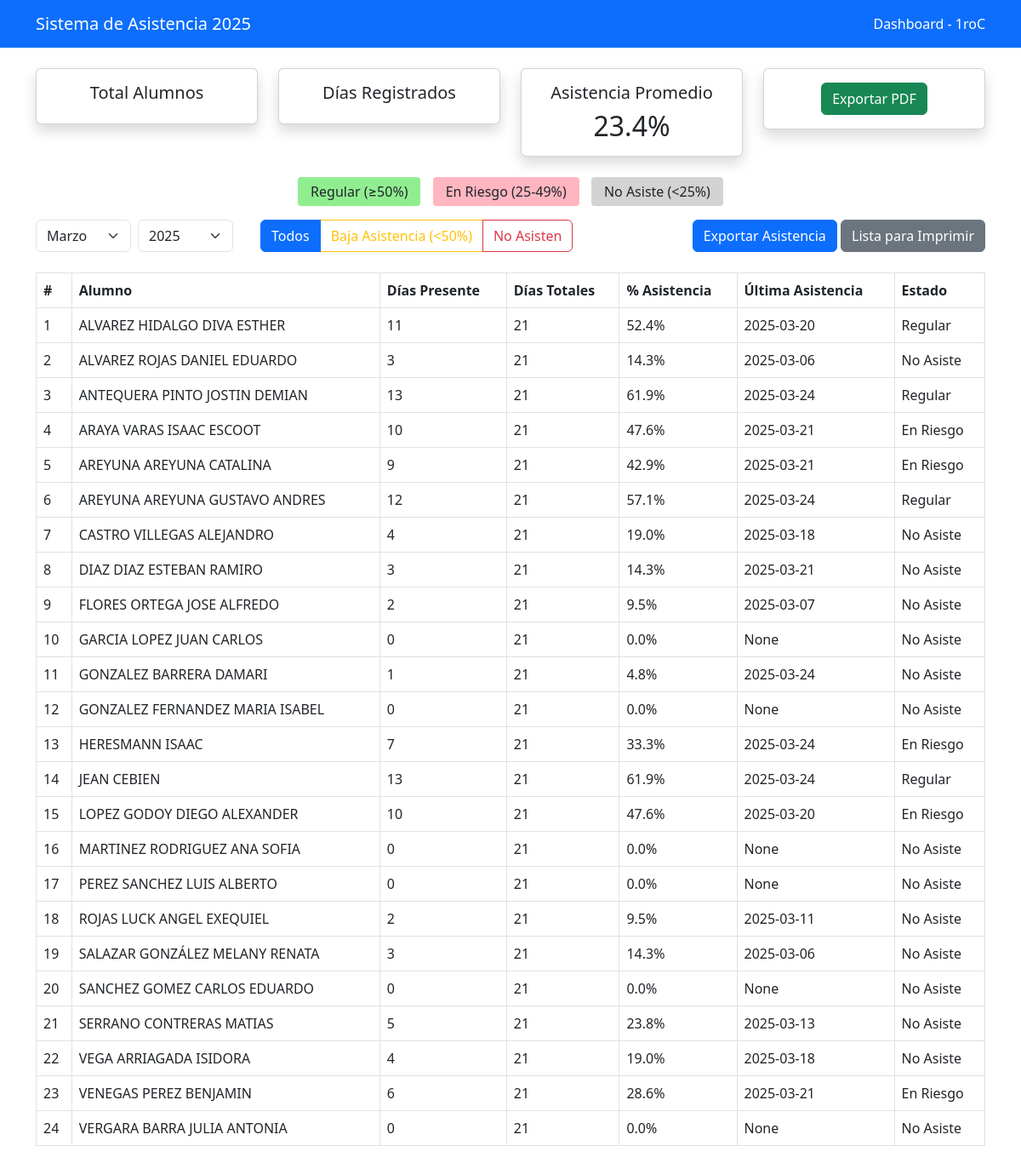
Screenshot of /dashboard/1 (signed in) with the database file from the repository.
### tables this page shows
CREATE TABLE cursos (
                id INTEGER PRIMARY KEY AUTOINCREMENT,
                nombre TEXT UNIQUE
            );

CREATE TABLE alumnos (
                id INTEGER PRIMARY KEY AUTOINCREMENT,
                nombre TEXT,
                id_curso INTEGER,
                FOREIGN KEY(id_curso) REFERENCES cursos(id)
            );

CREATE TABLE asistencia (
                id INTEGER PRIMARY KEY AUTOINCREMENT,
                id_alumno INTEGER,
                fecha TEXT,
                presente INTEGER,
                FOREIGN KEY(id_alumno) REFERENCES alumnos(id)
            );

### app.py (the view)
@app.route('/dashboard/<int:curso_id>')
@login_required
def dashboard(curso_id):
    mes_actual = int(request.args.get('month', datetime.now().month))
    año_actual = int(request.args.get('year', datetime.now().year))
    meses = {
        1: 'Enero', 2: 'Febrero', 3: 'Marzo', 4: 'Abril',
        5: 'Mayo', 6: 'Junio', 7: 'Julio', 8: 'Agosto',
        9: 'Septiembre', 10: 'Octubre', 11: 'Noviembre', 12: 'Diciembre'
    }
    conn = get_db_connection()
    curso = conn.execute('SELECT * FROM cursos WHERE id = ?', (curso_id,)).fetchone()
    dias_habiles = []
    num_dias = calendar.monthrange(año_actual, mes_actual)[1]
    for dia in range(1, num_dias + 1):
        fecha = date(año_actual, mes_actual, dia)
        if fecha.weekday() < 5:  # 0-4 son Lunes a Viernes
            dias_habiles.append(fecha)
    alumnos_data = []
    alumnos = conn.execute('SELECT * FROM alumnos WHERE id_curso = ? ORDER BY nombre', (curso_id,)).fetchall()
    for alumno in alumnos:
        asistencias = conn.execute('''
            SELECT DISTINCT fecha
            FROM asistencia
            WHERE id_alumno = ?
            AND strftime('%Y-%m', fecha) = ?
            AND presente = 1
            GROUP BY fecha
        ''', (alumno['id'], f"{año_actual}-{mes_actual:02d}")).fetchall()
        ultima_asistencia = conn.execute('''
            SELECT fecha
            FROM asistencia
            WHERE id_alumno = ?
            AND presente = 1
            ORDER BY fecha DESC LIMIT 1
        ''', (alumno['id'],)).fetchone()
        dias_presentes = len(asistencias)
        total_dias_habiles = len(dias_habiles)
        porcentaje = (dias_presentes / total_dias_habiles * 100) if total_dias_habiles > 0 else 0
        estado = 'Regular' if porcentaje >= 50 else 'En Riesgo' if porcentaje >= 25 else 'No Asiste'
        alumnos_data.append({
            'nombre': alumno['nombre'],
            'dias_presentes': dias_presentes,
            'dias_totales': total_dias_habiles,
            'porcentaje': porcentaje,
            'ultima_asistencia': ultima_asistencia['fecha'] if ultima_asistencia else None,
            'estado': estado
        })
    return render_template('dashboard.html',
                         curso=curso,
                         alumnos_data=alumnos_data,
                         mes_actual=mes_actual,
                         año_actual=año_actual,
                         meses=meses)

### app.py (called while the page is built)
def get_db_connection():
    os.makedirs(os.path.dirname(DB_PATH), exist_ok=True)
    conn = sqlite3.connect(DB_PATH)
    conn.row_factory = sqlite3.Row
    cursor = conn.cursor()
    cursor.execute("SELECT name FROM sqlite_master WHERE type='table'")
    if not cursor.fetchall():
        init_db()
    return conn

def login_required(f):
    @wraps(f)
    def decorated_function(*args, **kwargs):
        if 'user_id' not in session:
            flash('Por favor inicia sesión para acceder', 'error')
            return redirect(url_for('login'))
        return f(*args, **kwargs)
    return decorated_function

### templates/dashboard.html (shortened to what this page needs)
<!DOCTYPE html>
<html lang="es">
<head>
    <link href="https://cdn.jsdelivr.net/npm/bootstrap@5.3.0/dist/css/bootstrap.min.css" rel="stylesheet">
</head>
<body>
    <nav class="navbar navbar-expand-lg navbar-dark bg-primary">
        <div class="container">
            <a class="navbar-brand" href="/">Sistema de Asistencia 2025</a>
            <div class="navbar-text text-white">
                Dashboard - {{ curso.nombre }}
            </div>
        </div>
    </nav>
    <div class="container mt-4">
        <div class="row mb-4">
            <div class="col-md-3">
                <div class="card stat-card shadow">
                    <div class="card-body text-center">
                        <h5 class="card-title">Total Alumnos</h5>
                    </div>
                </div>
            </div>
            <div class="col-md-3">
                <div class="card stat-card shadow">
                    <div class="card-body text-center">
                        <h5 class="card-title">Días Registrados</h5>
                    </div>
                </div>
            </div>
            <div class="col-md-3">
                <div class="card stat-card shadow">
                    <div class="card-body text-center">
                        <h5 class="card-title">Asistencia Promedio</h5>
                        <h2 class="card-text">
                            {% set promedio = (alumnos_data|sum(attribute='porcentaje') / alumnos_data|length) if alumnos_data else 0 %}
                            {{ "%.1f"|format(promedio) }}%
                        </h2>
                    </div>
                </div>
            </div>
            <div class="col-md-3">
                <div class="card stat-card shadow">
                    <div class="card-body text-center">
                        <a href="{{ url_for('exportar_pdf', curso_id=curso.id, month=mes_actual, year=año_actual) }}" class="btn btn-success">
                            Exportar PDF
                        </a>
                    </div>
                </div>
            </div>
        </div>
        <div class="mb-3 text-center">
            <div class="legend-item legend-regular">Regular (≥50%)</div>
            <div class="legend-item legend-riesgo">En Riesgo (25-49%)</div>
            <div class="legend-item legend-no-asiste">No Asiste (<25%)</div>
        </div>
        <div class="row mb-4">
            <div class="col-auto">
                <form class="d-flex align-items-center" method="GET">
                    <select name="month" class="form-select me-2" onchange="this.form.submit()">
                        {% for num, nombre in meses.items() %}
                        <option value="{{ num }}" {% if num == mes_actual %}selected{% endif %}>{{ nombre }}</option>
                        {% endfor %}
                    </select>
                    <select name="year" class="form-select me-2" onchange="this.form.submit()">
                        {% for y in range(año_actual-1, año_actual+2) %}
                        <option value="{{ y }}" {% if y == año_actual %}selected{% endif %}>{{ y }}</option>
                        {% endfor %}
                    </select>
                </form>
            </div>
            <div class="col">
                <div class="btn-group" role="group">
                    <button type="button" class="btn btn-outline-primary active" data-filter="todos">Todos</button>
                    <button type="button" class="btn btn-outline-warning" data-filter="riesgo">Baja Asistencia (<50%)</button>
                    <button type="button" class="btn btn-outline-danger" data-filter="no-asiste">No Asisten</button>
                </div>
            </div>
            <div class="col text-end">
                <a href="{{ url_for('exportar_pdf', curso_id=curso.id, month=mes_actual, year=año_actual) }}" class="btn btn-primary">
                     Exportar Asistencia
                </a>
                <a href="{{ url_for('exportar_lista', curso_id=curso.id, month=mes_actual, year=año_actual) }}" class="btn btn-secondary">
                     Lista para Imprimir
                </a>
            </div>
        </div>
        <div class="table-responsive">
            <table class="table table-bordered">
                <thead>
                    <tr>
                        <th>#</th>
                        <th>Alumno</th>
                        <th>Días Presente</th>
                        <th>Días Totales</th>
                        <th>% Asistencia</th>
                        <th>Última Asistencia</th>
                        <th>Estado</th>
                    </tr>
                </thead>
                <tbody>
                    {% for alumno in alumnos_data %}
                    <tr class="{% if alumno.porcentaje >= 50 %}regular{% elif alumno.porcentaje > 0 %}riesgo{% else %}no-asiste{% endif %}">
                        <td>{{ loop.index }}</td>
                        <td>{{ alumno.nombre }}</td>
                        <td>{{ alumno.dias_presentes }}</td>
                        <td>{{ alumno.dias_totales }}</td>
                        <td>{{ "%.1f"|format(alumno.porcentaje) }}%</td>
                        <td>{{ alumno.ultima_asistencia }}</td>
                        <td>{{ alumno.estado }}</td>
                    </tr>
                    {% endfor %}
                </tbody>
            </table>
        </div>
    </div>
</body>
</html>

### templates/dashboard.html (style rules this page uses)
.stat-card { transition: transform 0.3s; }
.table-responsive { max-height: 60vh; overflow-y: auto; }
tr.regular { background-color: #90EE90 !important; }
tr.riesgo { background-color: #FFB6C1 !important; }
tr.no-asiste { background-color: #D3D3D3 !important; }
.legend-item { display: inline-block; padding: 5px 15px; margin: 0 5px; border-radius: 4px; }
.legend-regular { background-color: #90EE90; }
.legend-riesgo { background-color: #FFB6C1; }
.legend-no-asiste { background-color: #D3D3D3; }

### rows the page displays
cursos: nombre "1roC"
alumnos: nombre "ALVAREZ HIDALGO DIVA ESTHER"
asistencia: ultima_asistencia "2025-03-20"
alumnos: nombre "ALVAREZ ROJAS DANIEL EDUARDO"
asistencia: ultima_asistencia "2025-03-06"
alumnos: nombre "ANTEQUERA PINTO JOSTIN DEMIAN"
asistencia: ultima_asistencia "2025-03-24"
alumnos: nombre "ARAYA VARAS ISAAC ESCOOT"
asistencia: ultima_asistencia "2025-03-21"
alumnos: nombre "AREYUNA AREYUNA CATALINA"
asistencia: ultima_asistencia "2025-03-21"
alumnos: nombre "AREYUNA AREYUNA GUSTAVO ANDRES"
asistencia: ultima_asistencia "2025-03-24"
alumnos: nombre "CASTRO VILLEGAS ALEJANDRO"
asistencia: ultima_asistencia "2025-03-18"
alumnos: nombre "DIAZ DIAZ ESTEBAN RAMIRO"
asistencia: ultima_asistencia "2025-03-21"
alumnos: nombre "FLORES ORTEGA JOSE ALFREDO"
asistencia: ultima_asistencia "2025-03-07"
alumnos: nombre "GARCIA LOPEZ JUAN CARLOS", dias_presentes "0", dias_totales "21", porcentaje "0.0", ultima_asistencia "None", estado "No Asiste"
alumnos: nombre "GONZALEZ BARRERA DAMARI", dias_presentes "1", dias_totales "21", porcentaje "4.8", ultima_asistencia "2025-03-24", estado "No Asiste"
alumnos: nombre "GONZALEZ FERNANDEZ MARIA ISABEL", dias_presentes "0", dias_totales "21", porcentaje "0.0", ultima_asistencia "None", estado "No Asiste"
alumnos: nombre "HERESMANN ISAAC"
asistencia: ultima_asistencia "2025-03-24"
alumnos: nombre "JEAN CEBIEN"
asistencia: ultima_asistencia "2025-03-24"
alumnos: nombre "LOPEZ GODOY DIEGO ALEXANDER"
asistencia: ultima_asistencia "2025-03-20"
alumnos: nombre "MARTINEZ RODRIGUEZ ANA SOFIA", dias_presentes "0", dias_totales "21", porcentaje "0.0", ultima_asistencia "None", estado "No Asiste"
alumnos: nombre "PEREZ SANCHEZ LUIS ALBERTO", dias_presentes "0", dias_totales "21", porcentaje "0.0", ultima_asistencia "None", estado "No Asiste"
alumnos: nombre "ROJAS LUCK ANGEL EXEQUIEL"
asistencia: ultima_asistencia "2025-03-11"
alumnos: nombre "SALAZAR GONZÁLEZ MELANY RENATA"
asistencia: ultima_asistencia "2025-03-06"
alumnos: nombre "SANCHEZ GOMEZ CARLOS EDUARDO", dias_presentes "0", dias_totales "21", porcentaje "0.0", ultima_asistencia "None", estado "No Asiste"
alumnos: nombre "SERRANO CONTRERAS MATIAS"
asistencia: ultima_asistencia "2025-03-13"
alumnos: nombre "VEGA ARRIAGADA ISIDORA"
asistencia: ultima_asistencia "2025-03-18"
alumnos: nombre "VENEGAS PEREZ BENJAMIN"
asistencia: ultima_asistencia "2025-03-21"
alumnos: nombre "VERGARA BARRA JULIA ANTONIA", dias_presentes "0", dias_totales "21", porcentaje "0.0", ultima_asistencia "None", estado "No Asiste"

### other values shown
{{ "%.1f"|format(promedio) }} "23.4"
{{ alumno.dias_presentes }} "11" "3" "13" "10" "9" "12" "4" "3" "2" "7" "13" "10" "2" "3" "5" "4" "6"
{{ alumno.dias_totales }} "21" "21" "21" "21" "21" "21" "21" "21" "21" "21" "21" "21" "21" "21" "21" "21" "21"
{{ "%.1f"|format(alumno.porcentaje) }} "52.4" "14.3" "61.9" "47.6" "42.9" "57.1" "19.0" "14.3" "9.5" "33.3" "61.9" "47.6" "9.5" "14.3" "23.8" "19.0" "28.6"
{{ alumno.estado }} "Regular" "No Asiste" "Regular" "En Riesgo" "En Riesgo" "Regular" "No Asiste" "No Asiste" "No Asiste" "En Riesgo" "Regular" "En Riesgo" "No Asiste" "No Asiste" "No Asiste" "No Asiste" "En Riesgo"
form field month "Marzo"
form field year "2025"
